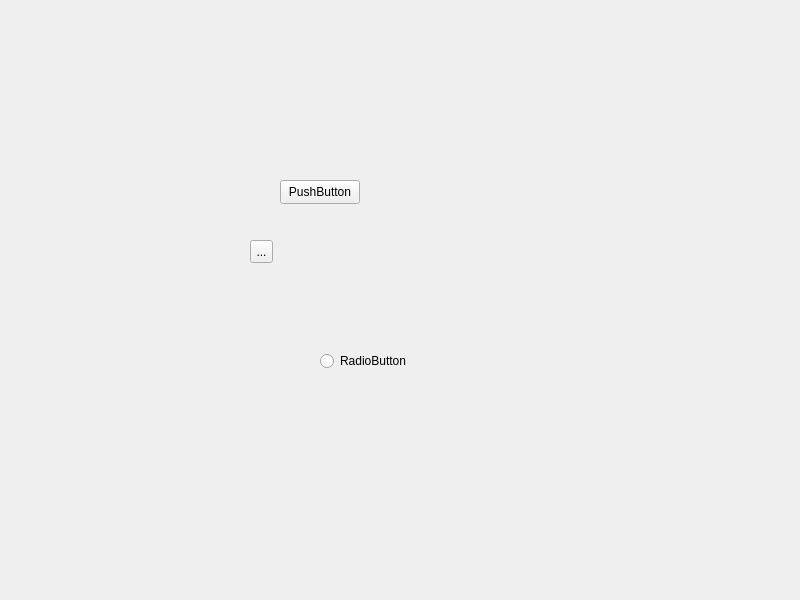
<?xml version="1.0" encoding="UTF-8"?>
<ui version="4.0">
 <class>Widget</class>
 <widget class="QWidget" name="Widget">
  <property name="geometry">
   <rect>
    <x>0</x>
    <y>0</y>
    <width>800</width>
    <height>600</height>
   </rect>
  </property>
  <property name="windowTitle">
   <string>Widget</string>
  </property>
  <widget class="QToolButton" name="toolButton">
   <property name="geometry">
    <rect>
     <x>250</x>
     <y>240</y>
     <width>23</width>
     <height>23</height>
    </rect>
   </property>
   <property name="text">
    <string>...</string>
   </property>
  </widget>
  <widget class="QPushButton" name="pushButton">
   <property name="geometry">
    <rect>
     <x>280</x>
     <y>180</y>
     <width>80</width>
     <height>24</height>
    </rect>
   </property>
   <property name="text">
    <string>PushButton</string>
   </property>
  </widget>
  <widget class="QRadioButton" name="radioButton">
   <property name="geometry">
    <rect>
     <x>320</x>
     <y>350</y>
     <width>91</width>
     <height>22</height>
    </rect>
   </property>
   <property name="text">
    <string>RadioButton</string>
   </property>
  </widget>
 </widget>
 <resources/>
 <connections/>
</ui>
